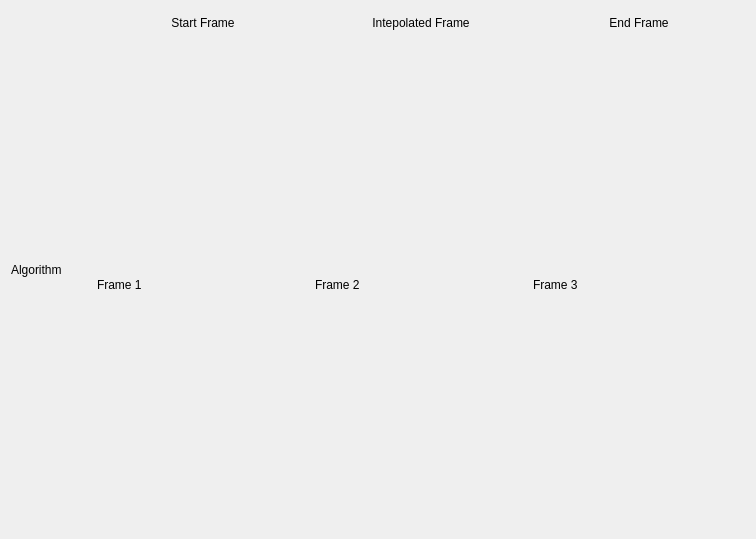
<?xml version="1.0" encoding="UTF-8"?>
<ui version="4.0">
 <class>AlgorithmPreviewRow</class>
 <widget class="QWidget" name="AlgorithmPreviewRow">
  <property name="geometry">
   <rect>
    <x>0</x>
    <y>0</y>
    <width>756</width>
    <height>539</height>
   </rect>
  </property>
  <property name="windowTitle">
   <string>Form</string>
  </property>
  <layout class="QHBoxLayout" name="horizontalLayout" stretch="0,1,1,1">
   <item>
    <widget class="QLabel" name="algorithmNameLabel">
     <property name="minimumSize">
      <size>
       <width>80</width>
       <height>0</height>
      </size>
     </property>
     <property name="maximumSize">
      <size>
       <width>80</width>
       <height>16777215</height>
      </size>
     </property>
     <property name="text">
      <string>Algorithm</string>
     </property>
    </widget>
   </item>
   <item>
    <layout class="QVBoxLayout" name="verticalLayout">
     <item>
      <widget class="QLabel" name="frame1Label">
       <property name="minimumSize">
        <size>
         <width>0</width>
         <height>24</height>
        </size>
       </property>
       <property name="maximumSize">
        <size>
         <width>16777215</width>
         <height>24</height>
        </size>
       </property>
       <property name="text">
        <string>Start Frame</string>
       </property>
       <property name="alignment">
        <set>Qt::AlignmentFlag::AlignCenter</set>
       </property>
      </widget>
     </item>
     <item>
      <widget class="FrameView" name="frameView1">
       <property name="minimumSize">
        <size>
         <width>120</width>
         <height>90</height>
        </size>
       </property>
       <property name="text">
        <string>Frame 1</string>
       </property>
      </widget>
     </item>
    </layout>
   </item>
   <item>
    <layout class="QVBoxLayout" name="verticalLayout_2">
     <item>
      <widget class="QLabel" name="frame2Label">
       <property name="minimumSize">
        <size>
         <width>0</width>
         <height>24</height>
        </size>
       </property>
       <property name="maximumSize">
        <size>
         <width>16777215</width>
         <height>24</height>
        </size>
       </property>
       <property name="text">
        <string>Intepolated Frame</string>
       </property>
       <property name="alignment">
        <set>Qt::AlignmentFlag::AlignCenter</set>
       </property>
      </widget>
     </item>
     <item>
      <widget class="FrameView" name="frameView2">
       <property name="minimumSize">
        <size>
         <width>120</width>
         <height>90</height>
        </size>
       </property>
       <property name="text">
        <string>Frame 2</string>
       </property>
      </widget>
     </item>
    </layout>
   </item>
   <item>
    <layout class="QVBoxLayout" name="verticalLayout_3">
     <item>
      <widget class="QLabel" name="frame3Label">
       <property name="minimumSize">
        <size>
         <width>0</width>
         <height>24</height>
        </size>
       </property>
       <property name="maximumSize">
        <size>
         <width>16777215</width>
         <height>24</height>
        </size>
       </property>
       <property name="text">
        <string>End Frame</string>
       </property>
       <property name="alignment">
        <set>Qt::AlignmentFlag::AlignCenter</set>
       </property>
      </widget>
     </item>
     <item>
      <widget class="FrameView" name="frameView3">
       <property name="minimumSize">
        <size>
         <width>120</width>
         <height>90</height>
        </size>
       </property>
       <property name="text">
        <string>Frame 3</string>
       </property>
      </widget>
     </item>
    </layout>
   </item>
  </layout>
 </widget>
 <customwidgets>
  <customwidget>
   <class>FrameView</class>
   <extends>QLabel</extends>
   <header>frameview.h</header>
  </customwidget>
 </customwidgets>
 <resources/>
 <connections/>
</ui>
